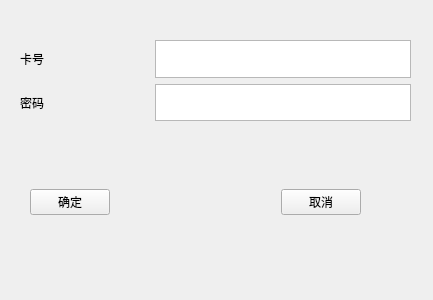
<?xml version="1.0" encoding="UTF-8"?>
<ui version="4.0">
 <class>Verify</class>
 <widget class="QWidget" name="Verify">
  <property name="geometry">
   <rect>
    <x>0</x>
    <y>0</y>
    <width>433</width>
    <height>300</height>
   </rect>
  </property>
  <property name="windowTitle">
   <string>Form</string>
  </property>
  <widget class="QWidget" name="widget_3" native="true">
   <property name="geometry">
    <rect>
     <x>20</x>
     <y>40</y>
     <width>391</width>
     <height>81</height>
    </rect>
   </property>
   <layout class="QVBoxLayout" name="verticalLayout">
    <property name="leftMargin">
     <number>0</number>
    </property>
    <property name="topMargin">
     <number>0</number>
    </property>
    <property name="rightMargin">
     <number>0</number>
    </property>
    <property name="bottomMargin">
     <number>0</number>
    </property>
    <item>
     <widget class="QWidget" name="widget" native="true">
      <layout class="QHBoxLayout" name="horizontalLayout">
       <property name="leftMargin">
        <number>0</number>
       </property>
       <property name="topMargin">
        <number>0</number>
       </property>
       <property name="rightMargin">
        <number>0</number>
       </property>
       <property name="bottomMargin">
        <number>0</number>
       </property>
       <item>
        <widget class="QLabel" name="label">
         <property name="text">
          <string>卡号</string>
         </property>
        </widget>
       </item>
       <item>
        <spacer name="horizontalSpacer">
         <property name="orientation">
          <enum>Qt::Horizontal</enum>
         </property>
         <property name="sizeHint" stdset="0">
          <size>
           <width>87</width>
           <height>20</height>
          </size>
         </property>
        </spacer>
       </item>
       <item>
        <widget class="QTextEdit" name="text_cardnumber"/>
       </item>
      </layout>
     </widget>
    </item>
    <item>
     <widget class="QWidget" name="widget_2" native="true">
      <layout class="QHBoxLayout" name="horizontalLayout_2">
       <property name="leftMargin">
        <number>0</number>
       </property>
       <property name="topMargin">
        <number>0</number>
       </property>
       <property name="rightMargin">
        <number>0</number>
       </property>
       <property name="bottomMargin">
        <number>0</number>
       </property>
       <item>
        <widget class="QLabel" name="label_2">
         <property name="text">
          <string>密码</string>
         </property>
        </widget>
       </item>
       <item>
        <spacer name="horizontalSpacer_2">
         <property name="orientation">
          <enum>Qt::Horizontal</enum>
         </property>
         <property name="sizeHint" stdset="0">
          <size>
           <width>87</width>
           <height>20</height>
          </size>
         </property>
        </spacer>
       </item>
       <item>
        <widget class="QTextEdit" name="text_Passwd"/>
       </item>
      </layout>
     </widget>
    </item>
   </layout>
  </widget>
  <widget class="QWidget" name="widget_4" native="true">
   <property name="geometry">
    <rect>
     <x>30</x>
     <y>180</y>
     <width>331</width>
     <height>44</height>
    </rect>
   </property>
   <layout class="QHBoxLayout" name="horizontalLayout_3">
    <item>
     <widget class="QPushButton" name="pushButton">
      <property name="text">
       <string>确定</string>
      </property>
     </widget>
    </item>
    <item>
     <spacer name="horizontalSpacer_3">
      <property name="orientation">
       <enum>Qt::Horizontal</enum>
      </property>
      <property name="sizeHint" stdset="0">
       <size>
        <width>40</width>
        <height>20</height>
       </size>
      </property>
     </spacer>
    </item>
    <item>
     <widget class="QPushButton" name="pushButton_2">
      <property name="text">
       <string>取消</string>
      </property>
     </widget>
    </item>
   </layout>
  </widget>
 </widget>
 <resources/>
 <connections/>
</ui>
